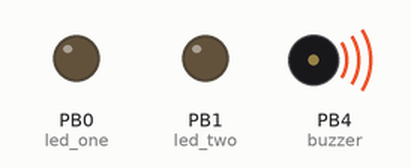
Simulated run of this sketch. Board: ATtiny85, built with avr-gcc and run on an emulated ATtiny85. On the bench: output pins drawn as LEDs (lit = HIGH), buzzer (waves = sounding, pin HIGH). Random numbers use the default seed unless the sketch sets one.

Above: at 0.1 s.
At 13.0 s:
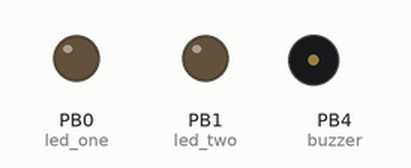
At 24.93 s:
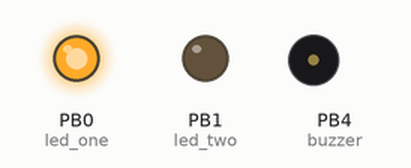
At 36.93 s:
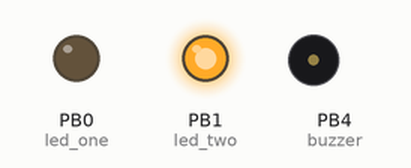
Timing chart, 0 to 40.0 s (numbered marks = the images above):
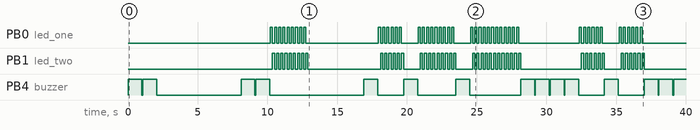

The sketch:

tiny_cat_toy.ino
```cpp
/*

  Simple Cat Toy for an ATtiny45 or ATtiny85

  Built by John Keefe
  January 2015

  Details at:
  http://johnkeefe.net/make-every-week-a-tiny-cat-toy

  Derived from the "Blink" example code, which is in the public domain.
 */

// No Pin 13 on an ATtiny, so using Pin 0.
// give it a name:
int led_one = 0;
int led_two = 1;
int buzzer = 4;
int rand_select;
int rand_repeat;

// the setup routine runs once when you press reset:
void setup() {
  // initialize the digital pin as an output.
  pinMode(led_one, OUTPUT);
  pinMode(led_two, OUTPUT);
  pinMode(buzzer, OUTPUT);
}

// the loop routine runs over and over again forever:
void loop() {

  rand_select = random(3); // picks 0-2; random number max is not inclusive
  rand_repeat = random(1, 5); // picks 1-4

  // depending on the first random number, pick a thing to do
  // then pass the second random number to repeat that thing
  switch (rand_select) {
    case 0:
      flash(rand_repeat);
      break;
    case 1:
      buzz(rand_repeat);
      break;
    case 2:
      silent(rand_repeat);
      break;

  }


}

void flash(int repeat) {

  // always do one little buzz when the lights start to flash
  // to get the cat's attention
  buzz(1);

  // flash the lights three times the random repeat number
  for (int i = 0; i < repeat * 3; i++) {

    digitalWrite(led_one, HIGH);   // turn the LED on (HIGH is the voltage level)
    delay(150);               // wait for 150 milliseconds
    digitalWrite(led_one, LOW);    // turn the LED off by making the voltage LOW

    digitalWrite(led_two, HIGH);   // turn the LED on (HIGH is the voltage level)
    delay(150);               // wait for 150 milliseconds
    digitalWrite(led_two, LOW);    // turn the LED off by making the voltage LOW

  }

}

void buzz(int repeat) {

  // buzz the number of times that is passed to the function
  for (int i = 0; i < repeat; i++) {
    digitalWrite(buzzer, HIGH);   // turn the buzzer on (HIGH is the voltage level)
    delay(1000);               // wait for a second
    digitalWrite(buzzer, LOW);    // turn the buzzer off by making the voltage LOW
    delay(50);
  }

}

void silent(int repeat) {

   // sit silent for 2 seconds times the repeat number
   delay(repeat * 2000);

}
```

Measured:
- by itself, PB0 (led_one): LOW → HIGH at 10.2 s, → LOW 0.15 s later, → HIGH 0.15 s later, → LOW 0.15 s later, … (96 changes in this stretch)
- by itself, PB1 (led_two): LOW → HIGH at 10.4 s, → LOW 0.15 s later, → HIGH 0.15 s later, → LOW 0.15 s later, … (96 changes in this stretch)
